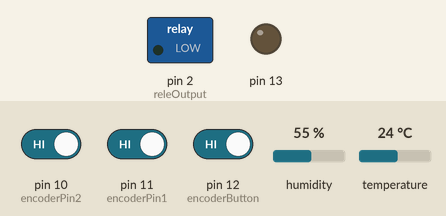
This sketch was run on a simulated Arduino Uno, built with avr-gcc and run on an emulated ATmega328P. On the bench: switched loads named in the sketch (green lamp = pin HIGH), output pins drawn as LEDs (lit = HIGH). The test bench sets the inputs (shaded band); at power-on: temperature 24 °C, pin 10 (encoderPin2) HIGH, pin 11 (encoderPin1) HIGH, pin 12 (encoderButton) HIGH, humidity 55 %. Pins used as bus, display or sensor lines are not drawn; what the sketch prints to the serial monitor is not drawn.

Above: at 1.2 s.
1.3 s: temperature set to 18.4 °C
3.2 s: temperature set to 17.1 °C
At 4.7 s:
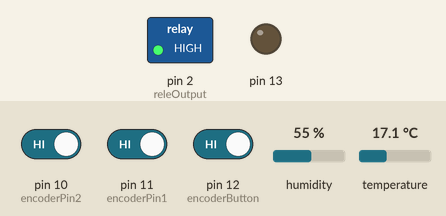
5.6 s: temperature set to 19 °C
At 7.4 s:
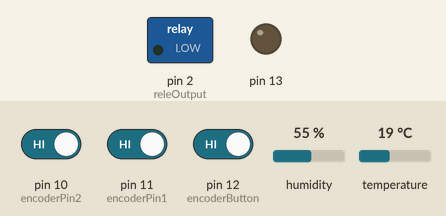
7.7 s: temperature set to 12 °C
At 9.5 s:
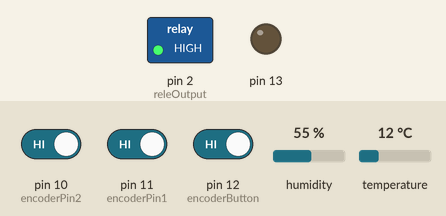
Timing chart, 0 to 10.8 s (numbered marks = the images above; inputs shaded):
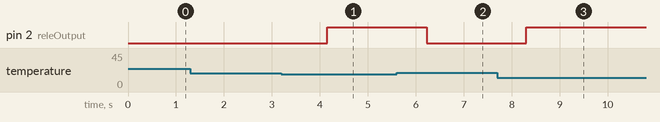

The sketch:

thermostat_dht22_enc_lcd.ino
```cpp
#include <Wire.h>

#include "DHT.h"

#define LCD_BL        3
#define DHT_DATA      9
#define LCD_DATA      5
#define LCD_WR        6
#define LCD_CS	      7
#define releOutput    2
#define encoderPin1   11
#define encoderPin2   10
#define encoderButton 12

#define CS1    digitalWrite(LCD_CS, HIGH)
#define CS0    digitalWrite(LCD_CS, LOW)
#define WR1    digitalWrite(LCD_WR, HIGH)
#define WR0    digitalWrite(LCD_WR, LOW)
#define DATA1  digitalWrite(LCD_DATA, HIGH)
#define DATA0  digitalWrite(LCD_DATA, LOW)


#define uchar   unsigned char
#define uint   unsigned int
#define  ComMode    0x52
#define  RCosc      0x30
#define  LCD_on     0x06
#define  LCD_off    0x04
#define  Sys_en     0x02
#define  CTRl_cmd   0x80
#define  Data_cmd   0xa0

DHT dht(DHT_DATA,DHT22);

int encoderState = 0; // relative position
int encoderValue = 0; // pulse counter

// LCD segment mapping
//                         0    1    2    3    4    5    6    7    8    9    A    b
const char lcd_map[] = {0x7D,0x60,0x3E,0x7A,0x63,0x5B,0x5F,0x70,0x7F,0x7B,0x77,0x4F,0x1D,0x0E,0x6E,0x1F,0x17,0x67,0x47,0x0D,0x46,0x75,0x37,0x06,0x0F,0x6D,0x02,0x00,};
const char lcd_a = 0x10; ///           aaaa
const char lcd_b = 0x20; ///          f    b
const char lcd_c = 0x40; ///          f    b
const char lcd_d = 0x08; ///           gggg
const char lcd_e = 0x04; ///          e    c
const char lcd_f = 0x01; ///          e    c
const char lcd_g = 0x02; ///           dddd
const char lcd_dp= 0x80; ///                  dp

void SendBit_1621(uchar sdata,uchar cnt)
{
	uchar i;
	for(i=0;i<cnt;i++)
	{
		WR0;
		if(sdata&0x80) DATA1;
		else DATA0;
		WR1;
		sdata<<=1;
	}
}

void SendCmd_1621(uchar command)
{
	CS0;
	SendBit_1621(0x80,4);
	SendBit_1621(command,8);
	CS1;
}

void Write_1621(uchar addr,uchar sdata)
{
	addr<<=2;
	CS0;
	SendBit_1621(0xa0,3);
	SendBit_1621(addr,6);
	SendBit_1621(sdata,8);
	CS1;
}

void HT1621_all_off(uchar num)
{
	int i;
	for(i=0;i<num;i++) { Write_1621(i*2,0x00); }
}

void HT1621_all_on(uchar num)
{
  int i;
  for(i=0;i<num;i++) { Write_1621(i*2,0xFF); }
}

void Init_1621(void)
{
	SendCmd_1621(Sys_en);
	SendCmd_1621(RCosc);
	SendCmd_1621(ComMode);
	SendCmd_1621(LCD_on);
}

void setup() {
  Serial.begin(115200);
  Serial.print(millis());
  Serial.println(F(" Setup pins"));
  pinMode(encoderPin1, INPUT_PULLUP);
  pinMode(encoderPin2, INPUT_PULLUP);
  pinMode(encoderButton, INPUT_PULLUP);
  pinMode(releOutput, OUTPUT);
  pinMode(LCD_CS, OUTPUT);   //
  pinMode(LCD_WR, OUTPUT);   //
  pinMode(LCD_DATA, OUTPUT); //
  pinMode(LCD_BL, OUTPUT); //
  pinMode(13, OUTPUT); //

  digitalWrite (releOutput, LOW);
  digitalWrite(LCD_BL, HIGH);
  CS1;
  DATA1;
  WR1;
  dht.begin();

  Init_1621();
  Write_1621(10,0);
  Write_1621(8,0);
  Write_1621(6,0);
  Write_1621(4,0);
  Write_1621(2,0);
  Write_1621(0,0);
  Serial.print(millis());
  Serial.println(F(" Setup done"));
}

int millis_prev = 0;
int timer_update = 0;
int timer_bl = 0;
int timer_init = 0;
int timer_encoder = 0;
int timer_backlight = 0;
int timer_check_sensor = 0;
bool backlight_status = false;
int backlight_value = 254;
int temp_now = 0;
int temp_set = 180;
unsigned char display_blink = 0;

#define CHECK_TIMER(t) if( t ) t--; else

void loop() {
  int millis_now = millis();

  leggiEncoder();
  if( encoderValue ) {
    if( timer_encoder==0 ) encoderValue = 0;
    timer_encoder = 5000;
    timer_backlight = 5000;
    temp_set += encoderValue;
    encoderValue = 0;
  }

  if( millis_now!=millis_prev ) {
    millis_prev = millis_now;
    CHECK_TIMER( timer_encoder );
    CHECK_TIMER( timer_backlight );

    CHECK_TIMER( timer_bl ) {
        timer_bl = 10;
        if( timer_backlight==0 ) {
          if( backlight_value<254 ) backlight_value++;
        } else {
          if( backlight_value>192 ) backlight_value--;
        }
        analogWrite(LCD_BL, backlight_value);
    }

    CHECK_TIMER( timer_init ) {
        timer_init = 1000;
        Init_1621();
    }

    CHECK_TIMER( timer_update ) {
        CHECK_TIMER(timer_check_sensor);
        timer_update = 100;
        display_blink++;
        if( dht.read() ) {
          temp_now = dht.readTemperature()*10;
          timer_check_sensor = 10*60; // un minuto
        }
        if( timer_encoder ) {
          if( display_blink&0x03 ) {
            displayTemp(temp_set, 0);
          } else {
            displayNoTemp();
          }
        } else {
          if( timer_check_sensor ) {
            displayTemp(temp_now, 0);
            if( temp_now>temp_set+3 ) digitalWrite(releOutput, LOW);
            if( temp_now<temp_set-3 ) digitalWrite(releOutput, HIGH);
          } else {
            displayNATemp();
            digitalWrite(releOutput, LOW);
          }
          if( digitalRead(encoderButton)==LOW ) {
            timer_backlight = 5000;
          }
        }
     }
  }
}
/*
void displayTime() {
  int v;
  DateTime now = rtc.now();

  Write_1621(10,0);
  v = now.hour();
  if( v>23 ) v=23;
  if( v<0 ) v=0;
  Write_1621(8,lcd_map[v/10]);
  Write_1621(6,lcd_map[v%10]);
  v = now.second();
  Write_1621(4,(v&1)?lcd_g:0);
  v = now.minute();
  if( v>23 ) v=23;
  if( v<0 ) v=0;
  Write_1621(2,lcd_map[v/10]);
  Write_1621(0,lcd_map[v%10]);
}
*/
void displayClear() {
    Write_1621(10,0);
    Write_1621(8,0);
    Write_1621(6,0);
    Write_1621(4,0);
    Write_1621(2,0);
    Write_1621(0,0);
}

void displayNoTemp() {
    Write_1621(10,0);
    Write_1621(8,0);
    Write_1621(6,0);
    Write_1621(4,0);
    Write_1621(2,0x33);
    Write_1621(0,0x1D);
}

void displayNATemp() {
    Write_1621(10,0);
    Write_1621(8,lcd_g);
    Write_1621(6,lcd_g);
    Write_1621(4,lcd_g|lcd_dp);
    Write_1621(2,0x33);
    Write_1621(0,0x1D);
}

void displayTemp(int t, unsigned char c) {
    if( t>=0 ) {
    Write_1621(10,c);
    if( t>99 ) {
      if( t>999 ) t=999;
      Write_1621(8,lcd_map[t/100]);
    } else {
      Write_1621(8,0x00);
    }
    Write_1621(6,lcd_map[(t/10)%10]);
    Write_1621(4,lcd_map[t%10]|lcd_dp);
    Write_1621(2,0x33);
    Write_1621(0,0x1D);
  } else {
    t = -t;
    Write_1621(10,lcd_g|c);
    if( t>99 ) {
      if( t>999 ) t=999;
      Write_1621(8,lcd_map[t/100]);
    } else {
      Write_1621(8,0x00);
    }
    Write_1621(6,lcd_map[(t/10)%10]);
    Write_1621(4,lcd_map[t%10]|lcd_dp);
    Write_1621(2,0x33);
    Write_1621(0,0x1D);
  }
}

void leggiEncoder() {
  // pin are pull-up when open, so i have to negate all inputs to have 1 when pressed
  int pin1 = 1-digitalRead(encoderPin1);
  int pin2 = 1-digitalRead(encoderPin2);

  int pos = (pin1 + 2*pin2);
  // Pos 0 1 3 2 0 2 3 1 0
  // DIR . H H . . . H H .
  // VAL . . H H . H H . H
  switch( encoderState ) {
  case -1:
    if( pos==0 ) encoderState = 0;
    break;
  case 0:
    if( pos==1 ) encoderState = 1;
    if( pos==2 ) encoderState = 4;
    if( pos==3 ) encoderState = -1;
    break;

  case 1: // pos 0->1->3
    if( pos==0 ) encoderState = 0;
    if( pos==2 ) encoderState = -1;
    if( pos==3 ) encoderState = 2;
    break;
  case 2: // pos 1->3->2
    if( pos==0 ) encoderState = -1;
    if( pos==1 ) encoderState = 1;
    if( pos==2 ) encoderState = 3;
    break;
  case 3: // pos 3->2->0
    if( pos==0 ) encoderState = 0;
    if( pos==1 ) encoderState = -1;
    if( pos==3 ) encoderState = 2;
    if( pos==0 ) encoderValue++;
    break;

  case 4: // pos 0->2->3
    if( pos==0 ) encoderState = 0;
    if( pos==1 ) encoderState = -1;
    if( pos==3 ) encoderState = 5;
    break;
  case 5: // pos 2->3->1
    if( pos==0 ) encoderState = -1;
    if( pos==1 ) encoderState = 6;
    if( pos==2 ) encoderState = 4;
    break;
  case 6: // pos 3->1->0
    if( pos==0 ) encoderState = 0;
    if( pos==2 ) encoderState = -1;
    if( pos==3 ) encoderState = 5;
    if( pos==0 ) encoderValue--;
    break;
  }
}
```

Measured:
- the behaviour switches between 17.7 and 17.6 °C on temperature (found by bisection; images 0 and 1)
- the behaviour switches between 18.3 and 18.4 °C on temperature (found by bisection; images 1 and 2)
- after the input at 1.3 s, every drawn part: stays the same
- after the input at 3.2 s, pin 2 (releOutput): LOW → HIGH after 0.96 s
- after the input at 5.6 s, pin 2 (releOutput): HIGH → LOW after 0.63 s
- after the input at 7.7 s, pin 2 (releOutput): LOW → HIGH after 0.61 s
